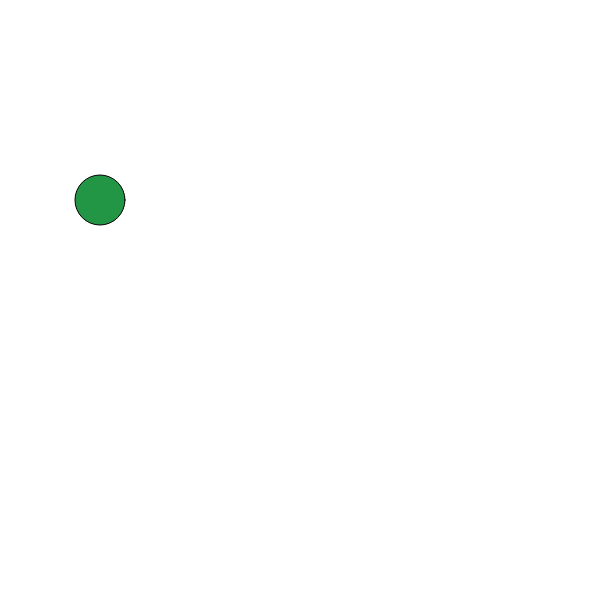
Frame 1 (no input)
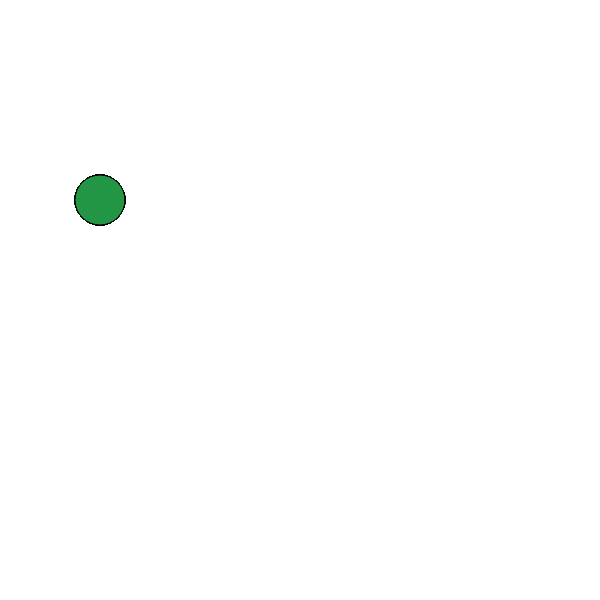
Frame 60 (no input)
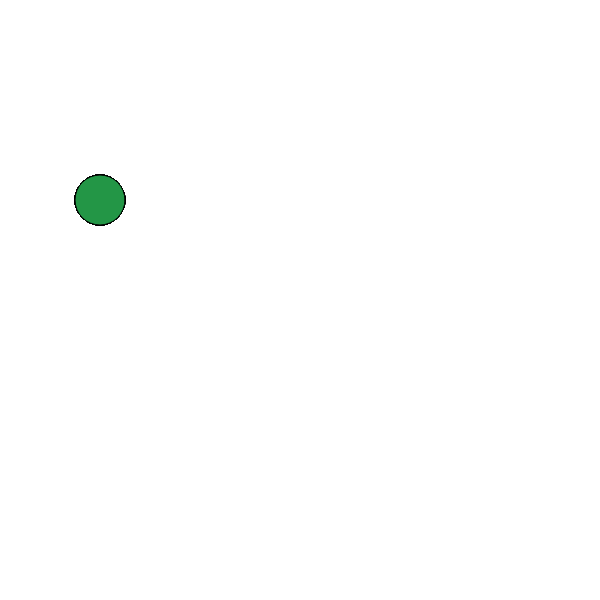
Frame 120 (the mouse pressed at the canvas centre since frame 60)

The p5.js sketch that drew these frames (run headless with seeded random() and noise() and a simulated clock; from frame 60 on, the mouse is pressed at the canvas centre):

// p5.js sketch
// ── sketch.js
/* Sketch will create color and shape using variables
Code by Grace Zuniga May 2017
*/

var circX = 100; // creates variable circX and assigns the value 100
var circY = 200; // creates the variable circY and assigns the variable 200
var circSize = 50; // creates the variable circSize and assignsthe value 50
var circR = 35; // creates the variable circR and assigns the value 35
var circG = 150; // creates the value circG and assigns the value 150
var circB = 70; // creates the value circB and assigns the value 70


function setup() {
  createCanvas(600, 600); // creates canvas sized 600 by 600
  
}

function draw() {
  
  fill(circR, circG, circB); // fills shape according to variable values
  ellipse(circX, circY, circSize, circSize); // creates shape according to variable values
  
}
